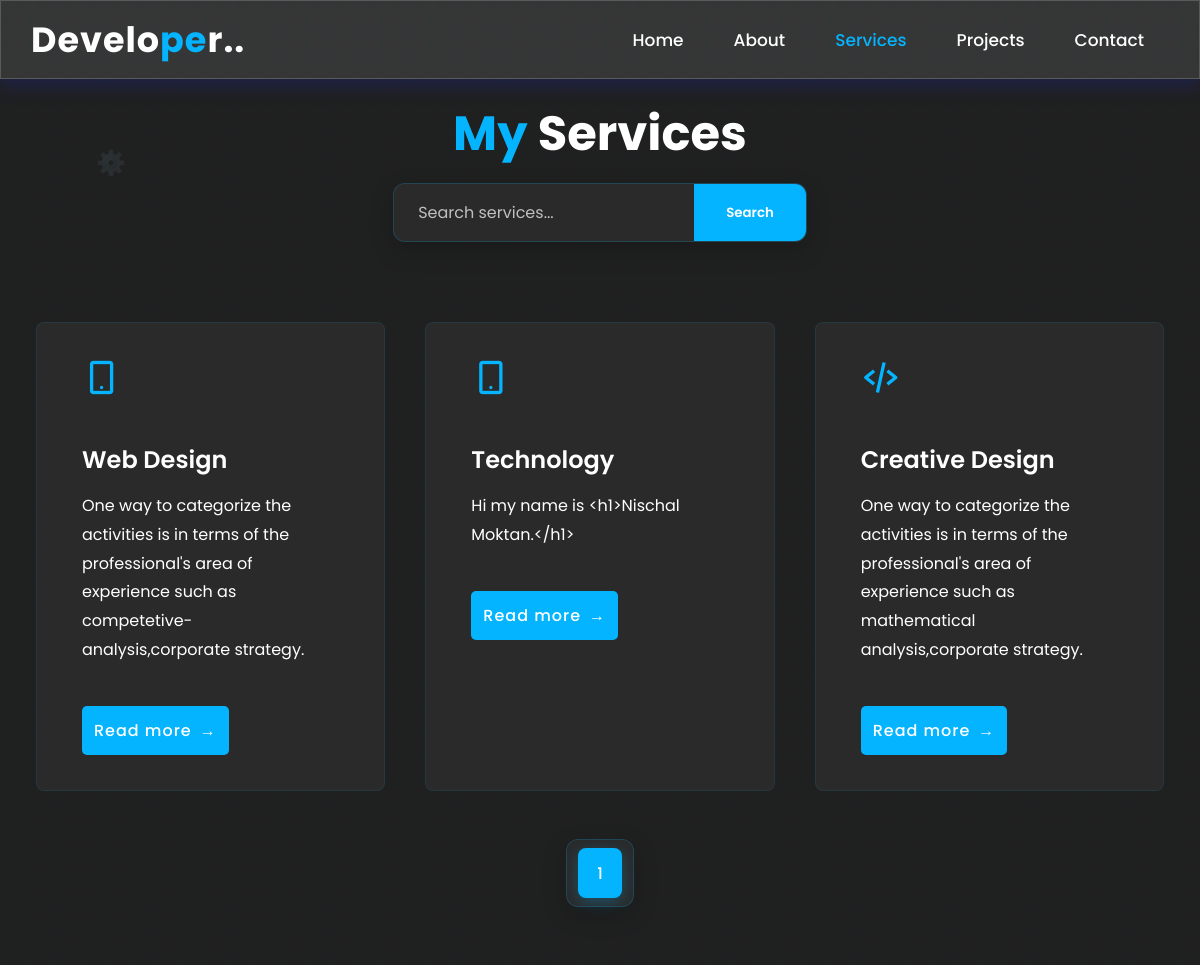
The page /services/ (upper part) on the database as committed earlier.
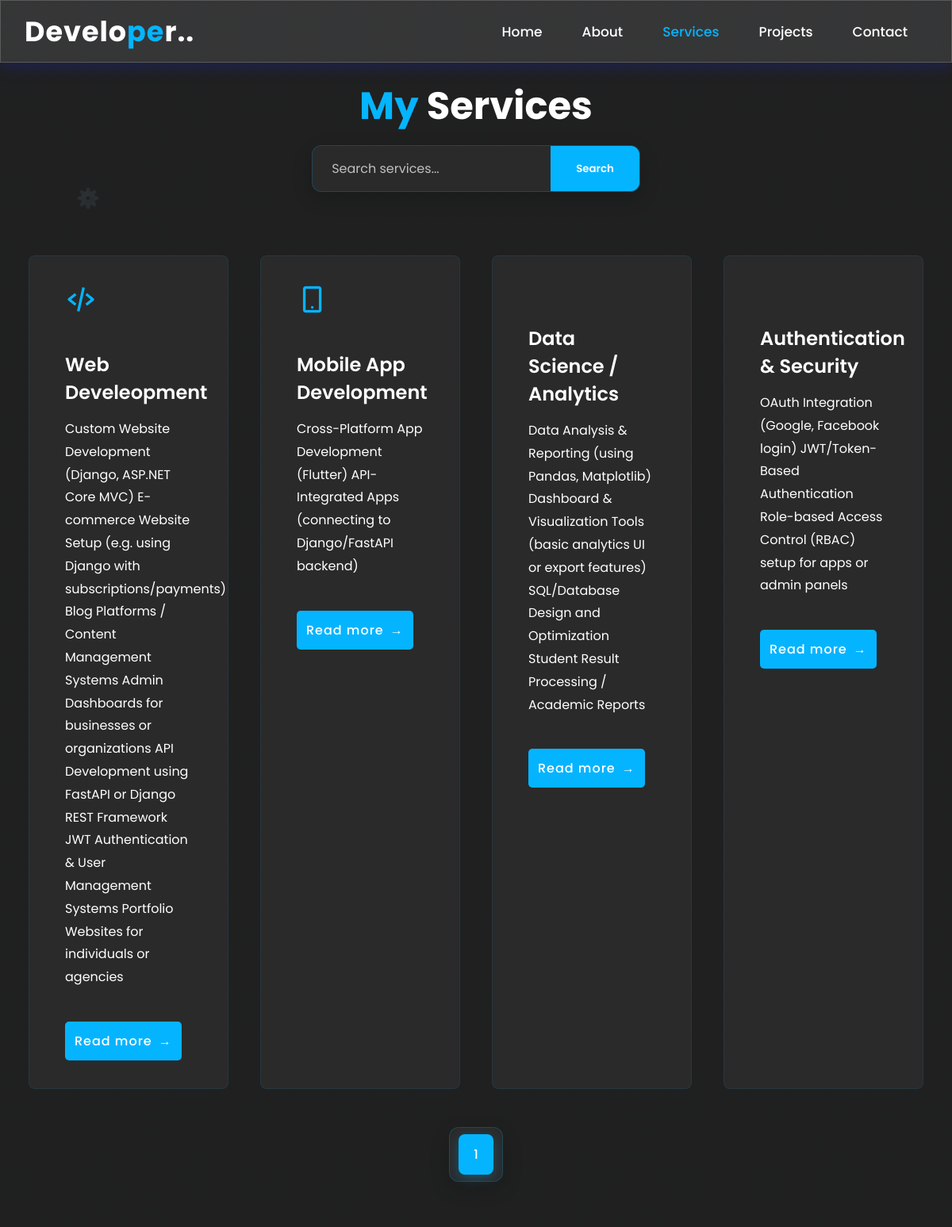
The same page on the database as committed later.
### service/models.py (models this page shows)
class Service(models.Model):
    service_icon=models.CharField(max_length=50)
    service_title=models.CharField(max_length=50)
    service_des=models.TextField()

### mysite/views.py (the view)
# urls.py: path('services/', views.services,name='services'),
def services(request):
    servicesData=Service.objects.all().order_by('-service_title')
    paginator=Paginator(servicesData,4)
    page_number=request.GET.get('page')
    serviceDatafinal=paginator.get_page(page_number)
    totalpage=serviceDatafinal.paginator.num_pages
    if request.method=="GET":
        st=request.GET.get('servicename')
        if st!=None:
           servicesData=Service.objects.filter(service_title__icontains=st)
    data={
        'servicesData':serviceDatafinal,
        'lastpage':totalpage,
        'totalPagelist':[n+1 for n in range(totalpage)],
        'title':'Contact',
        'name':'Nischal'
    }
    return render(request,"services.html",data)

### templates/services.html (shortened to what this page needs)
{% extends "base.html" %}
{% block content %}
<html>
    <head>
        <link rel="stylesheet" href="/static/css/style.css">
    </head>
    <body>
    <section class="services" id="services">
        <div class="floating-icons">⚙️</div>
        <div class="floating-icons">🎨</div>
        <div class="floating-icons">💡</div>
        <div class="main-text">
            <h2><span>My</span> Services</h2>
            <br>
        </div>
        <div class="search-container">
            <form method="get" class="search-form">
                <input type="text" name="servicename" value="{{ request.GET.servicename }}" placeholder="Search services...">
                <input type="submit" value="Search">
            </form>
        </div>
        <div class="services-content">
            {% for n in servicesData %}
            <div class="box">
                <div class="s-icons">
                    <i class='{{ n.service_icon }}'></i>
                </div>
                <h3>{{ n.service_title }}</h3>
                <p>{{ n.service_des }}</p>
                <a href="#" class="btn">Read more</a>
            </div>
            {% empty %}
            <div class="no-services">
                <p>No services found matching your search.</p>
            </div>
            {% endfor %}
        </div>
        <div class="center">
            <div class="pagination">
                {% for n in totalPagelist %}
                <a href="/services/?page={{ n }}" class="{% if servicesData.number == n %}active{% endif %}">{{ n }}</a>
                {% endfor %}
            </div>
        </div>
    </section>
    </body>
</html>
{% endblock %}

Rows that differ between the two databases and show on the page:
removed Service: service_title "Web Design", service_des "One way to categorize the activities is in terms of the professional's area of experience such as competetive-analysis,corporate strategy."
changed Service: service_title "Creative Design" → "Web Develeopment"; service_des "One way to categorize the activities is in terms of the professional's area of experience such as mathematical analysis,corporate strategy." → "Custom Website Development (Django, ASP.NET Core MVC) E-commerce Website Setup (e.g. using Django with subscriptions/payments) Blog Platforms / Content Management Systems Admin Dashboards for businesses or organizations API Development using FastAPI or Django REST Framework JWT Authentication & User Management Systems Portfolio Websites for individuals or agencies"; moves up the list
changed Service: service_title "Technology" → "Mobile App Development"; service_des "Hi my name is <h1>Nischal Moktan.</h1>" → "Cross-Platform App Development (Flutter) API-Integrated Apps (connecting to Django/FastAPI backend)"
added Service: service_title "Data Science / Analytics", service_des "Data Analysis & Reporting (using Pandas, Matplotlib) Dashboard & Visualization Tools (basic analytics UI or export features) SQL/Database Design and Optimization Student Result Processing / Academic Reports"
added Service: service_title "Authentication & Security", service_des "OAuth Integration (Google, Facebook login) JWT/Token-Based Authentication Role-based Access Control (RBAC) setup for apps or admin panels"
